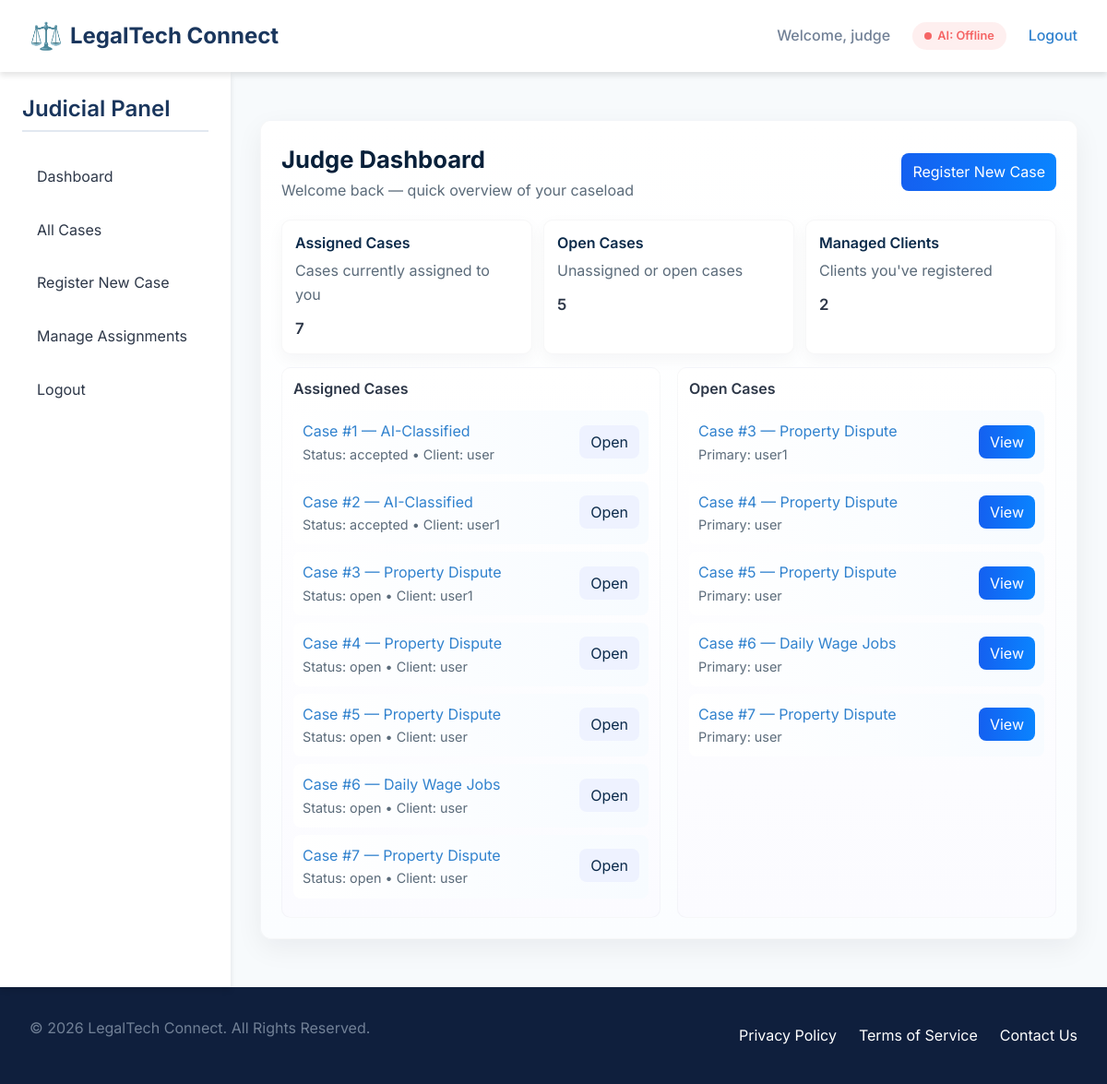
Page /judge/dashboard (signed in) on the committed database.
### models.py (models this page shows, shortened)
class User(UserMixin, db.Model):
    id = db.Column(db.Integer, primary_key=True)
    email = db.Column(db.String(150), unique=True, nullable=False)
    password_hash = db.Column(db.String(128), nullable=False)
    role = db.Column(db.String(50), nullable=False) # 'client', 'lawyer', 'admin'
    name = db.Column(db.String(150), nullable=True)
    bio = db.Column(db.Text, nullable=True)
    education = db.Column(db.String(200), nullable=True)
    created_at = db.Column(db.DateTime, default=lambda: datetime.now(timezone.utc))
    is_active = db.Column(db.Boolean, default=True, nullable=False) # For soft-deactivation by admin
    profile_pic = db.Column(db.String(200), nullable=True) # Filename for the profile picture
    specialization = db.Column(db.String(200), nullable=True)
    experience_years = db.Column(db.Integer, nullable=True)
    location = db.Column(db.String(150), nullable=True)
    phone_number = db.Column(db.String(50), nullable=True)
    address = db.Column(db.String(300), nullable=True)
    bar_number = db.Column(db.String(100), unique=True, nullable=True)
    is_verified = db.Column(db.Boolean, default=False)
    court_name = db.Column(db.String(200), nullable=True)
    judge_id_number = db.Column(db.String(100), unique=True, nullable=True)
    verification_document = db.Column(db.String(200), nullable=True)  # filename of uploaded verification doc
    cases_as_client = db.relationship('Case', foreign_keys='Case.client_id', backref='client', lazy=True)
    cases_as_client2 = db.relationship('Case', foreign_keys='Case.client2_id', backref='client2', lazy=True)
    cases_as_lawyer = db.relationship('Case', foreign_keys='Case.lawyer_id', backref='lawyer', lazy=True)
    cases_as_judge = db.relationship('Case', foreign_keys='Case.judge_id', backref='judge', lazy=True)
    reviews_received = db.relationship('Review', backref='lawyer', lazy=True)
    messages_sent = db.relationship('Message', foreign_keys='Message.sender_id', backref='sender', lazy=True)
    appointments = db.relationship('Appointment', backref='user', lazy=True)
    documents_uploaded = db.relationship('Document', backref='uploader', lazy=True)
    complaints_made = db.relationship('Complaint', foreign_keys='Complaint.complainant_id', backref='complainant', lazy=True)
    complaints_about = db.relationship('Complaint', foreign_keys='Complaint.about_user_id', backref='about_user', lazy=True)

class Case(db.Model):
    id = db.Column(db.Integer, primary_key=True)
    description = db.Column(db.Text, nullable=False)
    category = db.Column(db.String(100), nullable=False)
    status = db.Column(db.String(50), default='open') # open, accepted, closed
    timestamp = db.Column(db.DateTime, default=lambda: datetime.now(timezone.utc))
    client_id = db.Column(db.Integer, db.ForeignKey('user.id'), nullable=False)
    client2_id = db.Column(db.Integer, db.ForeignKey('user.id'), nullable=True)
    lawyer_id = db.Column(db.Integer, db.ForeignKey('user.id'), nullable=True)
    judge_id = db.Column(db.Integer, db.ForeignKey('user.id'), nullable=True)
    jurisdiction_verified = db.Column(db.Boolean, default=False)
    messages = db.relationship('Message', backref='case', lazy=True, cascade="all, delete-orphan")
    review = db.relationship('Review', uselist=False, backref='case_ref', lazy=True, cascade="all, delete-orphan")
    documents = db.relationship('Document', backref='case', lazy=True, cascade="all, delete-orphan")
    appointments = db.relationship('Appointment', backref='case', lazy=True, cascade="all, delete-orphan")
    hearings = db.relationship('Hearing', backref='case', lazy=True, cascade="all, delete-orphan")
    histories = db.relationship('CaseHistory', backref='case', lazy=True, cascade="all, delete-orphan")

### judge.py (the view)
@judge_bp.route('/dashboard')
@login_required
def dashboard():
    if getattr(current_user, 'role', None) != 'judge':
        abort(403)
    try:
        assigned = Case.query.filter_by(judge_id=current_user.id).all()
    except OperationalError:
        try:
            conn = db.engine.connect()
            conn.execute(text('ALTER TABLE "case" ADD COLUMN client2_id INTEGER'))
            conn.close()
            assigned = Case.query.filter_by(judge_id=current_user.id).all()
        except Exception:
            current_app.logger.exception('Failed to add missing client2_id column')
            raise
    open_cases = Case.query.filter_by(status='open').all()
    try:
        managed_count = JudgeClient.query.filter_by(judge_id=current_user.id).count()
    except Exception:
        managed_count = 0
    return render_template('judge/dashboard.html', assigned=assigned, open_cases=open_cases, managed_count=managed_count)

### templates/judge/dashboard.html (shortened to what this page needs)
{% extends 'base.html' %}
{% block content %}
<div class="judge-wrap">
  <div class="jd-header">
    <div>
      <div class="jd-title">Judge Dashboard</div>
      <div class="muted">Welcome back — quick overview of your caseload</div>
    </div>
    <div class="jd-actions">
      <a href="{{ url_for('judge.new_case') }}" class="action-btn primary">Register New Case</a>
    </div>
  </div>
  <div class="jd-card-row">
    <div class="jd-card">
      <h4>Assigned Cases</h4>
      <div class="muted">Cases currently assigned to you</div>
      <div style="margin-top:10px;font-size:1.05rem;font-weight:600">{{ assigned|length }}</div>
    </div>
    <div class="jd-card">
      <h4>Open Cases</h4>
      <div class="muted">Unassigned or open cases</div>
      <div style="margin-top:10px;font-size:1.05rem;font-weight:600">{{ open_cases|length }}</div>
    </div>
    <div class="jd-card">
      <h4>Managed Clients</h4>
      <div class="muted">Clients you've registered</div>
      <div style="margin-top:10px;font-size:1.05rem;font-weight:600">{{ managed_count }}</div>
    </div>
  </div>
  <div class="case-list">
    <div class="case-panel">
      <h4>Assigned Cases</h4>
      {% if assigned %}
        {% for c in assigned %}
          <div class="case-item"><div><a href="{{ url_for('judge.view_case', case_id=c.id) }}">Case #{{ c.id }} — {{ c.category }}</a><div class="muted" style="font-size:0.9rem">Status: {{ c.status }}{% if c.client %} • Client: {{ c.client.name or c.client.email }}{% endif %}</div></div><div><a href="{{ url_for('judge.view_case', case_id=c.id) }}" class="action-btn secondary">Open</a></div></div>
        {% endfor %}
      {% else %}
        <div class="empty">No assigned cases</div>
      {% endif %}
    </div>
    <div class="case-panel">
      <h4>Open Cases</h4>
      {% if open_cases %}
        {% for c in open_cases %}
          <div class="case-item"><div><a href="{{ url_for('judge.view_case', case_id=c.id) }}">Case #{{ c.id }} — {{ c.category }}</a><div class="muted" style="font-size:0.9rem">Primary: {{ c.client.name or c.client.email }}</div></div><div><a href="{{ url_for('judge.view_case', case_id=c.id) }}" class="action-btn primary">View</a></div></div>
        {% endfor %}
      {% else %}
        <div class="empty">No open cases</div>
      {% endif %}
    </div>
  </div>
</div>
{% endblock %}

### templates/base.html (shortened to what this page needs)
<!DOCTYPE html>
<html lang="en">
<head>
</head>
<body>
<nav class="navbar">
    <div class="nav-brand">
        <a href="{{ url_for('index') }}">LegalTech Connect</a>
    </div>
    <div class="nav-links">
        {% if current_user.is_authenticated %}
            <span class="nav-welcome">Welcome, {{ current_user.name or current_user.email }}</span>
            <span class="ai-status {% if ai_available %}ai-online{% else %}ai-offline{% endif %}" title="AI availability">AI: {% if ai_available %}Online{% else %}Offline{% endif %}</span>
            <a href="{{ url_for('auth.logout') }}">Logout</a>
        {% else %}
            <a href="{{ url_for('auth.login') }}">Login</a>
            <a href="{{ url_for('auth.register') }}" class="button-primary">Get Started</a>
        {% endif %}
    </div>
</nav>
<div class="page-container">
    {% if current_user.is_authenticated %}
        {% if current_user.role == 'client' %}
        <aside class="sidebar">
            <h3>My Account</h3>
            <ul>
                <li><a href="{{ url_for('client.dashboard') }}">Dashboard</a></li>
                <li><a href="{{ url_for('client.submit_case') }}">Submit New Case</a></li>
                <li><a href="{{ url_for('client.view_all_cases') }}">View All Cases</a></li>
                <li><a href="{{ url_for('client.messages') }}">My Messages {% if sidebar_counts.unread_messages %}<span class="count-badge">{{ sidebar_counts.unread_messages }}</span>{% endif %}</a></li>
                <li><a href="{{ url_for('client.appointments') }}">Booking Status {% if sidebar_counts.upcoming_appointments %}<span class="count-badge">{{ sidebar_counts.upcoming_appointments }}</span>{% endif %}</a></li>
                <li><a href="{{ url_for('client.lawyers') }}">All Lawyers</a></li>
                <li><a href="{{ url_for('auth.logout') }}">Logout</a></li>
            </ul>
        </aside>
        {% elif current_user.role == 'judge' %}
        <aside class="sidebar">
            <h3>Judicial Panel</h3>
            <ul>
                <li><a href="{{ url_for('judge.dashboard') }}">Dashboard</a></li>
                <li><a href="{{ url_for('judge.list_cases') }}">All Cases</a></li>
                <li><a href="{{ url_for('judge.new_case') }}">Register New Case</a></li>
                <li><a href="{{ url_for('judge.dashboard') }}#manage">Manage Assignments</a></li>
                <li><a href="{{ url_for('auth.logout') }}">Logout</a></li>
            </ul>
        </aside>
        {% endif %}
    {% endif %}
    <main class="main-content">
        {% block content %}{% endblock %}
    </main>
</div>
<footer class="footer">
    <div class="container">
        <p>&copy; {{ now.year }} LegalTech Connect. All Rights Reserved.</p>
        <div class="footer-links">
            <a href="#">Privacy Policy</a>
            <a href="#">Terms of Service</a>
            <a href="#">Contact Us</a>
        </div>
    </div>
</footer>
</body>
</html>

### templates/base.html (style rules this page uses)
:root { --primary-color: #1a365d; --primary-light: #2c5282; --primary-dark: #0f1f3d; --secondary-color: #3182ce; --accent-color: #4299e1; --accent-light: #90cdf4; --success-color: #48bb78; --warning-color: #ed8936; --danger-color: #f56565; --light-bg: #f7fafc; --white: #ffffff; --text-primary: #2d3748; --text-secondary: #718096; --border-color: #e2e8f0; --shadow-sm: 0 1px 3px rgba(0, 0, 0, 0.12), 0 1px 2px rgba(0, 0, 0, 0.24); --shadow-md: 0 4px 6px rgba(0, 0, 0, 0.1); --shadow-lg: 0 10px 20px rgba(0, 0, 0, 0.15); --shadow-xl: 0 14px 28px rgba(0, 0, 0, 0.25), 0 10px 10px rgba(0, 0, 0, 0.22); --transition: all 0.3s cubic-bezier(0.25, 0.8, 0.25, 1); }
* { margin: 0; padding: 0; box-sizing: border-box; }
body { font-family: 'Inter', sans-serif; color: var(--text-primary); background-color: var(--light-bg); line-height: 1.6; overflow-x: hidden; }
h1, h2, h3, h4, h5, h6 { font-weight: 600; line-height: 1.3; margin-bottom: 0.8rem; }
h3 { font-size: 1.5rem; color: var(--primary-color); }
p { margin-bottom: 1rem; color: var(--text-secondary); }
a { color: var(--secondary-color); text-decoration: none; transition: var(--transition); }
.navbar { display: flex; justify-content: space-between; align-items: center; padding: 1rem 2rem; background-color: var(--white); box-shadow: var(--shadow-md); position: sticky; top: 0; z-index: 1000; animation: slideDown 0.5s ease-out; }
.nav-brand a { font-size: 1.5rem; font-weight: 700; color: var(--primary-color); display: flex; align-items: center; }
.nav-brand a::before { content: "⚖️"; margin-right: 0.5rem; font-size: 1.8rem; animation: pulse 2s infinite; }
.nav-links { display: flex; align-items: center; gap: 1.5rem; }
.nav-links a { position: relative; font-weight: 500; padding: 0.5rem 0; transition: var(--transition); }
.nav-links a::after { content: ''; position: absolute; bottom: 0; left: 0; width: 0; height: 2px; background-color: var(--accent-color); transition: width 0.3s ease; }
.nav-welcome { color: var(--text-secondary); font-weight: 500; }
.ai-status { display: inline-flex; align-items: center; padding: 0.3rem 0.8rem; border-radius: 20px; font-size: 0.8rem; font-weight: 600; transition: var(--transition); }
.ai-status::before { content: ''; width: 8px; height: 8px; border-radius: 50%; margin-right: 0.4rem; animation: pulse 2s infinite; }
.ai-offline { background-color: rgba(245, 101, 101, 0.1); color: var(--danger-color); }
.ai-offline::before { background-color: var(--danger-color); }
.page-container { display: flex; min-height: calc(100vh - 140px); }
.sidebar { width: 250px; background-color: var(--white); box-shadow: var(--shadow-md); padding: 1.5rem; transition: var(--transition); animation: slideRight 0.6s ease-out; }
.sidebar h3 { color: var(--primary-color); margin-bottom: 1.5rem; padding-bottom: 0.5rem; border-bottom: 2px solid var(--border-color); }
.sidebar ul { list-style: none; }
.sidebar li { margin-bottom: 0.5rem; }
.sidebar a { display: flex; align-items: center; padding: 0.75rem 1rem; border-radius: 0.5rem; color: var(--text-primary); transition: var(--transition); position: relative; overflow: hidden; }
.sidebar a::before { content: ''; position: absolute; left: 0; top: 0; height: 100%; width: 4px; background-color: var(--secondary-color); transform: translateX(-100%); transition: transform 0.3s ease; }
.main-content { flex: 1; padding: 2rem; animation: fadeIn 0.8s ease-out; }
.footer { background-color: var(--primary-dark); color: var(--white); padding: 2rem 0; margin-top: auto; }
.footer .container { display: flex; justify-content: space-between; align-items: center; max-width: 1200px; margin: 0 auto; padding: 0 2rem; }
.footer-links { display: flex; gap: 1.5rem; }
.footer-links a { color: var(--white); transition: var(--transition); }

### rows in the picture
User: name "judge"
Case: id "1", category "AI-Classified", status "accepted", client "user"
Case: id "2", category "AI-Classified", status "accepted", client "user1"
Case: id "3", category "Property Dispute", status "open", client "user1"
Case: id "4", category "Property Dispute", status "open", client "user"
Case: id "5", category "Property Dispute", status "open", client "user"
Case: id "6", category "Daily Wage Jobs", status "open", client "user"
Case: id "7", category "Property Dispute", status "open", client "user"

### other values in the picture
{{ assigned|length }} "7"
{{ open_cases|length }} "5"
{{ managed_count }} "2"
